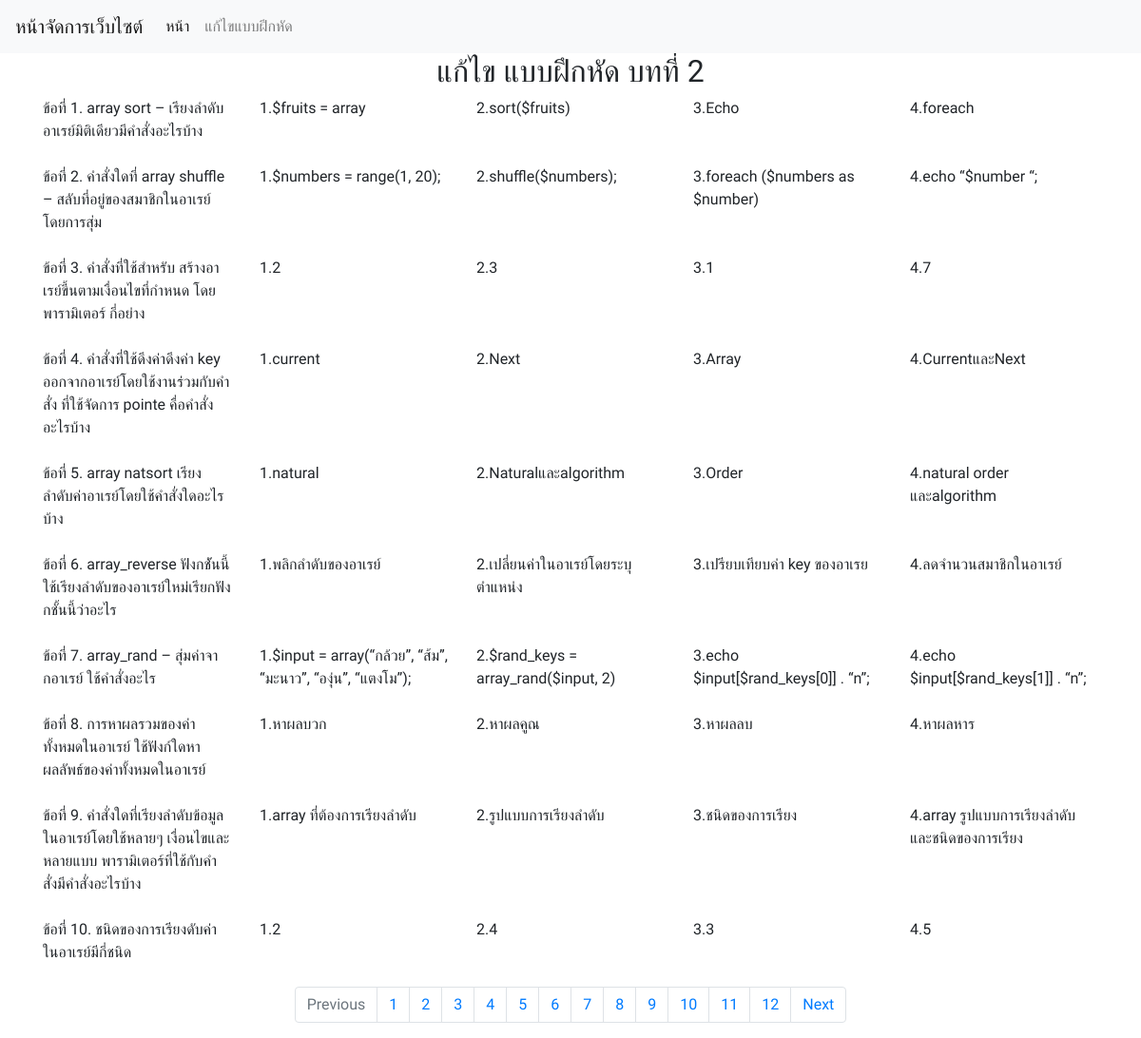
The app's page /admin.php?exemam=2 (signed in) with its own data.
### tables this page shows
CREATE TABLE `exechapter` (
  `exechapter` int(11) NOT NULL,
  `chapterno` int(11) NOT NULL,
  `question` text NOT NULL,
  `choice` text NOT NULL,
  `answer` text NOT NULL
);

CREATE TABLE `header` (
  `id` int(11) NOT NULL,
  `name` text NOT NULL,
  `filename` text NOT NULL
);

### settings.php (called while the page is built)
<?php
$mysqli = new mysqli('localhost','learnphpme_phpdata','Team1556th','learnphpme_phpdata');
mysqli_set_charset($mysqli, "utf8");
$selectdata = "SELECT * FROM header";
$querydata = $mysqli->query($selectdata);
?>

### admin.php (the view, shortened to what this page needs)
<?php
require 'settings.php';
?>
<!DOCTYPE html>
<html>
<head>
    <link rel="stylesheet" href="https://stackpath.bootstrapcdn.com/bootstrap/4.2.1/css/bootstrap.min.css">
</head>
<body style="font-family: 'Mitr', sans-serif;">
<nav class="navbar navbar-expand-lg navbar-light bg-light">
  <a class="navbar-brand" href="#">หน้าจัดการเว็บไซต์</a>
  <div class="collapse navbar-collapse" id="navbarSupportedContent">
    <ul class="navbar-nav mr-auto">
      <li class="nav-item active">
        <a class="nav-link" href="#">หน้า <span class="sr-only">(current)</span></a>
      </li>
      <li class="nav-item">
        <a class="nav-link" href="?exemam">แก้ไขแบบฝึกหัด</a>
      </li>
    </ul>
  </div>
</nav>
<div class="container">
<?php
if (isset($_GET['exemam'])) {
?>
<?php
    if ($_GET['exemam'] == null) {
      echo "<center><h2>แก้ไข แบบฝึกหัด บทที่ 1</h2></center>";
      $selectec = "SELECT * FROM exechapter WHERE chapterno=1";
    } else {
      echo "<center><h2>แก้ไข แบบฝึกหัด บทที่ ".$_GET["exemam"]."</h2></center>";
      $selectec = "SELECT * FROM exechapter WHERE chapterno=$_GET[exemam]";
    }
    $querychaterno = $mysqli->query($selectec);
    $qno = 1;
    while($objResult = mysqli_fetch_array($querychaterno))
    {
        ?>
        <div class="row">
        <div class="col-sm">
        ข้อที่ <?php echo $qno;$qno++;echo ". ";echo $objResult['question'];echo "<br>";?>
        </div>
        <?php
        $c = 0;
        $choice = explode("|", $objResult['choice']);
        while ($c < 4) {
            ?>
            <div class="col-sm">
            <?php
            echo $c+1;echo ".";
            echo $choice[$c];
            $c++;
            ?>
            </div>
            <?php
        }
        ?>
        </div>
        <br>
        <?php
    }
    ?>
<nav aria-label="Page navigation example">
  <ul class="pagination justify-content-center">
    <li class="page-item disabled">
      <a class="page-link" href="#" tabindex="-1" aria-disabled="true">Previous</a>
    </li>
    <?php
    $b = 1;
    while($objResult = mysqli_fetch_array($querydata))
    {
    ?>
    <li class="page-item"><a class="page-link" href="?exemam=<?php echo $objResult["id"]; ?>"><?php echo $b; ?></a></li>
    <?php
    $b++;
    }
    ?>
    <li class="page-item">
      <a class="page-link" href="#">Next</a>
    </li>
  </ul>
</nav>
<?php
}
?>
</div>
</body>
</html>

### records on screen
exechapter: question "array sort – เรียงลำดับอาเรย์มิติเดียวมีคำสั่งอะไรบ้าง", choice "$fruits = array", choice "sort($fruits)", choice "Echo", choice "foreach"
exechapter: question "คำสั่งใดที่ array shuffle – สลับที่อยู่ของสมาชิกในอาเรย์โดยการสุ่ม", choice "$numbers = range(1, 20);", choice "shuffle($numbers);", choice "foreach ($numbers as $number)", choice "echo “$number “;"
exechapter: question "คำสั่งที่ใช้สำหรับ สร้างอาเรย์ขี้นตามเงื่อนไขที่กำหนด โดยพารามิเตอร์ กี่อย่าง", choice "2", choice "3", choice "1", choice "7"
exechapter: question "คำสั่งที่ใช้ดึงค่าดึงค่า key ออกจากอาเรย์โดยใช้งานร่วมกับคำสั่ง ที่ใช้จัดการ pointe คื่อคำสั่งอะไรบ้าง", choice "current", choice "Next", choice "Array", choice "CurrentและNext"
exechapter: question "array natsort เรียงลำดับค่าอาเรย์โดยใช้คำสั่งใดอะไรบ้าง", choice "natural", choice "Naturalและalgorithm", choice "Order", choice "natural order และalgorithm"
exechapter: question "array_reverse ฟังกช์ันนี้ใช้เรียงลำดับของอาเรย์ใหม่เรียกฟังกชั้นนี้ว่าอะไร", choice "พลิกลำดับของอาเรย์", choice "เปลี่ยนค่าในอาเรย์โดยระบุตำแหน่ง", choice "เปรียบเทียบค่า key ของอาเรย", choice "ลดจำนวนสมาชิกในอาเรย์"
exechapter: question "array_rand – สุ่มค่าจากอาเรย์ ใช้คำสั่งอะไร", choice "$input = array(“กล้วย”, “ส้ม”, “มะนาว”, “องุ่น”, “แตงโม”);", choice "$rand_keys = array_rand($input, 2)", choice "echo $input[$rand_keys[0]] . “n”;", choice "echo $input[$rand_keys[1]] . “n”;"
exechapter: question "การหาผลรวมของค่าทั้งหมดในอาเรย์ ใช้ฟังก์ใดหาผลลัพธ์ของค่าทั้งหมดในอาเรย์", choice "หาผลบวก", choice "หาผลคูณ", choice "หาผลลบ", choice "หาผลหาร"
exechapter: question "คำสั่งใดที่เรียงลำดับข้อมูลในอาเรย์โดยใช้หลายๆ เงื่อนไขและหลายแบบ พารามิเตอร์ที่ใช้กับคำสั่งมีคำสั่งอะไรบ้าง", choice "array ที่ต้องการเรียงลำดับ", choice "รูปแบบการเรียงลำดับ", choice "ชนิดของการเรียง", choice "array รูปแบบการเรียงลำดับ และชนิดของการเรียง"
exechapter: question "ชนิดของการเรียงดับค่าในอาเรย์มีกี่ชนิด", choice "2", choice "4", choice "3", choice "5"

### other values on screen
$_GET["exemam"] "2"
